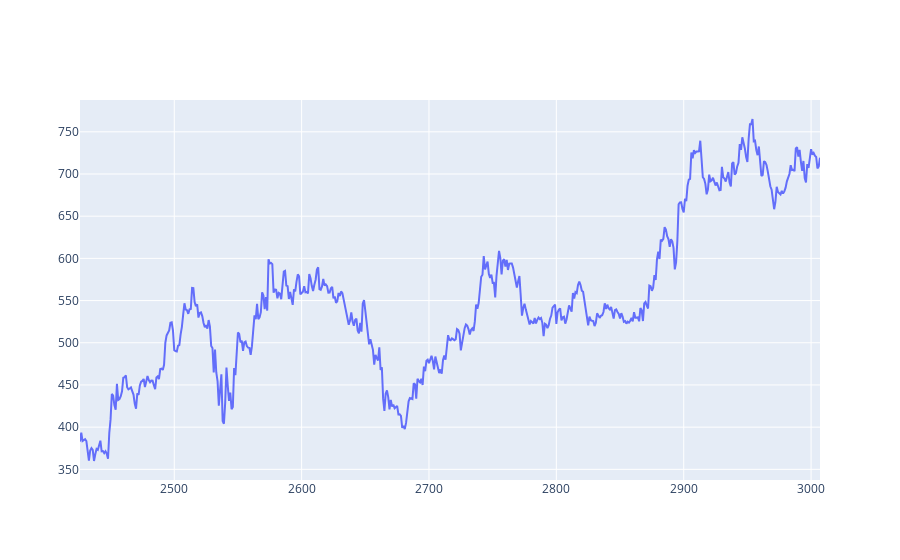

The notebook cell this image was saved under:
### Code cell
fig = go.Figure()
fig.add_trace(go.Scatter(x=data.index[-len(x_test):], y=data['close'][-len(x_test):], mode='lines', name='closing price'))

### Figure 1 — Plotly figure (JSON) as saved in the notebook; plotly's stock layout.template omitted (floating-point values rounded to 4 significant figures; data arrays with more than 128 entries replaced by an {"elided": "..."} marker saying what was removed)
{"data": [{"mode": "lines", "name": "closing price", "type": "scatter", "x": {"elided": "582 int values"}, "y": {"elided": "582 float values"}}], "layout": {}}
